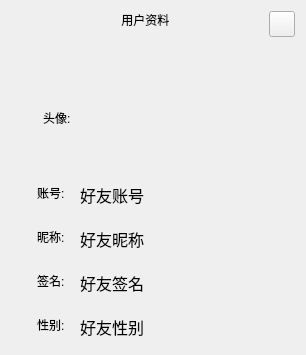
<?xml version="1.0" encoding="UTF-8"?>
<ui version="4.0">
 <class>FriendMessage</class>
 <widget class="QDialog" name="FriendMessage">
  <property name="geometry">
   <rect>
    <x>0</x>
    <y>0</y>
    <width>306</width>
    <height>355</height>
   </rect>
  </property>
  <property name="windowTitle">
   <string>Dialog</string>
  </property>
  <layout class="QGridLayout" name="gridLayout">
   <item row="0" column="0">
    <layout class="QHBoxLayout" name="horizontalLayout">
     <item alignment="Qt::AlignmentFlag::AlignTop">
      <widget class="QLabel" name="label">
       <property name="sizePolicy">
        <sizepolicy hsizetype="Expanding" vsizetype="Preferred">
         <horstretch>0</horstretch>
         <verstretch>0</verstretch>
        </sizepolicy>
       </property>
       <property name="styleSheet">
        <string notr="true">font: 700 11pt &quot;Microsoft YaHei UI&quot;;
border:none;</string>
       </property>
       <property name="text">
        <string>     用户资料</string>
       </property>
       <property name="alignment">
        <set>Qt::AlignmentFlag::AlignCenter</set>
       </property>
      </widget>
     </item>
     <item alignment="Qt::AlignmentFlag::AlignTop">
      <widget class="QPushButton" name="but_cancelwindow">
        <property name="sizePolicy">
         <sizepolicy hsizetype="Fixed" vsizetype="Fixed">
          <horstretch>0</horstretch>
          <verstretch>0</verstretch>
         </sizepolicy>
        </property>
        <property name="minimumSize">
         <size>
          <width>26</width>
          <height>26</height>
         </size>
        </property>
        <property name="maximumSize">
         <size>
          <width>26</width>
          <height>26</height>
         </size>
        </property>
        <property name="cursor">
         <cursorShape>PointingHandCursor</cursorShape>
        </property>
        <property name="mouseTracking">
         <bool>true</bool>
        </property>
        <property name="styleSheet">
         <string notr="true"/>
        </property>
        <property name="text">
         <string/>
        </property>
        <property name="iconSize">
         <size>
          <width>12</width>
          <height>12</height>
         </size>
        </property>
        <property name="autoDefault">
         <bool>false</bool>
        </property>
       </widget>
     </item>
    </layout>
   </item>
   <item row="1" column="0">
    <layout class="QHBoxLayout" name="horizontalLayout_2">
     <item>
      <widget class="QLabel" name="label_4">
       <property name="sizePolicy">
        <sizepolicy hsizetype="Fixed" vsizetype="Fixed">
         <horstretch>0</horstretch>
         <verstretch>0</verstretch>
        </sizepolicy>
       </property>
       <property name="minimumSize">
        <size>
         <width>80</width>
         <height>80</height>
        </size>
       </property>
       <property name="maximumSize">
        <size>
         <width>47</width>
         <height>100</height>
        </size>
       </property>
       <property name="styleSheet">
        <string notr="true">font: 12pt &quot;Microsoft YaHei UI&quot;;
border: none;;
color:black;
</string>
       </property>
       <property name="text">
        <string>头像:</string>
       </property>
      </widget>
     </item>
     <item>
      <widget class="QLabel" name="lab_avator">
       <property name="sizePolicy">
        <sizepolicy hsizetype="Fixed" vsizetype="Fixed">
         <horstretch>0</horstretch>
         <verstretch>0</verstretch>
        </sizepolicy>
       </property>
       <property name="minimumSize">
        <size>
         <width>100</width>
         <height>100</height>
        </size>
       </property>
       <property name="maximumSize">
        <size>
         <width>100</width>
         <height>100</height>
        </size>
       </property>
       <property name="cursor">
        <cursorShape>ArrowCursor</cursorShape>
       </property>
       <property name="contextMenuPolicy">
        <enum>Qt::ContextMenuPolicy::NoContextMenu</enum>
       </property>
       <property name="styleSheet">
        <string notr="true"/>
       </property>
       <property name="text">
        <string/>
       </property>
      </widget>
     </item>
    </layout>
   </item>
   <item row="2" column="0">
    <layout class="QHBoxLayout" name="horizontalLayout_6">
     <item>
      <spacer name="horizontalSpacer">
       <property name="orientation">
        <enum>Qt::Orientation::Horizontal</enum>
       </property>
       <property name="sizeHint" stdset="0">
        <size>
         <width>40</width>
         <height>20</height>
        </size>
       </property>
      </spacer>
     </item>
     <item>
      <widget class="QLabel" name="lab_2">
       <property name="sizePolicy">
        <sizepolicy hsizetype="Maximum" vsizetype="Maximum">
         <horstretch>0</horstretch>
         <verstretch>0</verstretch>
        </sizepolicy>
       </property>
       <property name="styleSheet">
        <string notr="true">font: 12pt &quot;Microsoft YaHei UI&quot;;
border:none;
color:black;
</string>
       </property>
       <property name="text">
        <string>账号:</string>
       </property>
      </widget>
     </item>
     <item>
      <widget class="AutoClearTextEdit" name="textEdit_account">
       <property name="sizePolicy">
        <sizepolicy hsizetype="Fixed" vsizetype="Fixed">
         <horstretch>0</horstretch>
         <verstretch>0</verstretch>
        </sizepolicy>
       </property>
       <property name="minimumSize">
        <size>
         <width>224</width>
         <height>38</height>
        </size>
       </property>
       <property name="maximumSize">
        <size>
         <width>224</width>
         <height>38</height>
        </size>
       </property>
       <property name="contextMenuPolicy">
        <enum>Qt::ContextMenuPolicy::NoContextMenu</enum>
       </property>
       <property name="styleSheet">
        <string notr="true">font: 12pt &quot;Microsoft YaHei UI&quot;;
background: rgba(255, 255, 255, 0); 
border: none;
border-radius: 8px;
padding:5px;</string>
       </property>
       <property name="verticalScrollBarPolicy">
        <enum>Qt::ScrollBarPolicy::ScrollBarAlwaysOff</enum>
       </property>
       <property name="horizontalScrollBarPolicy">
        <enum>Qt::ScrollBarPolicy::ScrollBarAlwaysOff</enum>
       </property>
       <property name="readOnly">
        <bool>true</bool>
       </property>
       <property name="html">
        <string>&lt;!DOCTYPE HTML PUBLIC &quot;-//W3C//DTD HTML 4.0//EN&quot; &quot;http://www.w3.org/TR/REC-html40/strict.dtd&quot;&gt;
&lt;html&gt;&lt;head&gt;&lt;meta name=&quot;qrichtext&quot; content=&quot;1&quot; /&gt;&lt;meta charset=&quot;utf-8&quot; /&gt;&lt;style type=&quot;text/css&quot;&gt;
p, li { white-space: pre-wrap; }
hr { height: 1px; border-width: 0; }
li.unchecked::marker { content: &quot;\2610&quot;; }
li.checked::marker { content: &quot;\2612&quot;; }
&lt;/style&gt;&lt;/head&gt;&lt;body style=&quot; font-family:'Microsoft YaHei UI'; font-size:12pt; font-weight:400; font-style:normal;&quot;&gt;
&lt;p style=&quot; margin-top:0px; margin-bottom:0px; margin-left:0px; margin-right:0px; -qt-block-indent:0; text-indent:0px;&quot;&gt;好友账号&lt;/p&gt;&lt;/body&gt;&lt;/html&gt;</string>
       </property>
      </widget>
     </item>
    </layout>
   </item>
   <item row="3" column="0">
    <layout class="QHBoxLayout" name="horizontalLayout_7">
     <item>
      <spacer name="horizontalSpacer_2">
       <property name="orientation">
        <enum>Qt::Orientation::Horizontal</enum>
       </property>
       <property name="sizeHint" stdset="0">
        <size>
         <width>40</width>
         <height>20</height>
        </size>
       </property>
      </spacer>
     </item>
     <item>
      <widget class="QLabel" name="lab">
       <property name="sizePolicy">
        <sizepolicy hsizetype="Maximum" vsizetype="Maximum">
         <horstretch>0</horstretch>
         <verstretch>0</verstretch>
        </sizepolicy>
       </property>
       <property name="styleSheet">
        <string notr="true">font: 12pt &quot;Microsoft YaHei UI&quot;;
border:none;
color:black;
</string>
       </property>
       <property name="text">
        <string>昵称:</string>
       </property>
      </widget>
     </item>
     <item>
      <widget class="AutoClearTextEdit" name="textEdit_nickname">
       <property name="sizePolicy">
        <sizepolicy hsizetype="Fixed" vsizetype="Fixed">
         <horstretch>0</horstretch>
         <verstretch>0</verstretch>
        </sizepolicy>
       </property>
       <property name="minimumSize">
        <size>
         <width>224</width>
         <height>38</height>
        </size>
       </property>
       <property name="maximumSize">
        <size>
         <width>224</width>
         <height>38</height>
        </size>
       </property>
       <property name="contextMenuPolicy">
        <enum>Qt::ContextMenuPolicy::NoContextMenu</enum>
       </property>
       <property name="styleSheet">
        <string notr="true">font: 12pt &quot;Microsoft YaHei UI&quot;;
background: rgba(255, 255, 255, 0); 
border: none;
border-radius: 8px;
padding:5px;
</string>
       </property>
       <property name="verticalScrollBarPolicy">
        <enum>Qt::ScrollBarPolicy::ScrollBarAlwaysOff</enum>
       </property>
       <property name="horizontalScrollBarPolicy">
        <enum>Qt::ScrollBarPolicy::ScrollBarAlwaysOff</enum>
       </property>
       <property name="readOnly">
        <bool>true</bool>
       </property>
       <property name="html">
        <string>&lt;!DOCTYPE HTML PUBLIC &quot;-//W3C//DTD HTML 4.0//EN&quot; &quot;http://www.w3.org/TR/REC-html40/strict.dtd&quot;&gt;
&lt;html&gt;&lt;head&gt;&lt;meta name=&quot;qrichtext&quot; content=&quot;1&quot; /&gt;&lt;meta charset=&quot;utf-8&quot; /&gt;&lt;style type=&quot;text/css&quot;&gt;
p, li { white-space: pre-wrap; }
hr { height: 1px; border-width: 0; }
li.unchecked::marker { content: &quot;\2610&quot;; }
li.checked::marker { content: &quot;\2612&quot;; }
&lt;/style&gt;&lt;/head&gt;&lt;body style=&quot; font-family:'Microsoft YaHei UI'; font-size:12pt; font-weight:400; font-style:normal;&quot;&gt;
&lt;p style=&quot; margin-top:0px; margin-bottom:0px; margin-left:0px; margin-right:0px; -qt-block-indent:0; text-indent:0px;&quot;&gt;好友昵称&lt;/p&gt;&lt;/body&gt;&lt;/html&gt;</string>
       </property>
      </widget>
     </item>
    </layout>
   </item>
   <item row="4" column="0">
    <layout class="QHBoxLayout" name="horizontalLayout_8">
     <item>
      <spacer name="horizontalSpacer_3">
       <property name="orientation">
        <enum>Qt::Orientation::Horizontal</enum>
       </property>
       <property name="sizeHint" stdset="0">
        <size>
         <width>40</width>
         <height>20</height>
        </size>
       </property>
      </spacer>
     </item>
     <item>
      <widget class="QLabel" name="lab_3">
       <property name="sizePolicy">
        <sizepolicy hsizetype="Maximum" vsizetype="Maximum">
         <horstretch>0</horstretch>
         <verstretch>0</verstretch>
        </sizepolicy>
       </property>
       <property name="styleSheet">
        <string notr="true">font: 12pt &quot;Microsoft YaHei UI&quot;;
border:none;
color:black;
</string>
       </property>
       <property name="text">
        <string>签名:</string>
       </property>
      </widget>
     </item>
     <item>
      <widget class="AutoClearTextEdit" name="textEdit_sig">
       <property name="sizePolicy">
        <sizepolicy hsizetype="Fixed" vsizetype="Fixed">
         <horstretch>0</horstretch>
         <verstretch>0</verstretch>
        </sizepolicy>
       </property>
       <property name="minimumSize">
        <size>
         <width>224</width>
         <height>38</height>
        </size>
       </property>
       <property name="maximumSize">
        <size>
         <width>224</width>
         <height>38</height>
        </size>
       </property>
       <property name="contextMenuPolicy">
        <enum>Qt::ContextMenuPolicy::NoContextMenu</enum>
       </property>
       <property name="styleSheet">
        <string notr="true">font: 12pt &quot;Microsoft YaHei UI&quot;;
background: rgba(255, 255, 255, 0); 
border: none;
border-radius: 8px;
padding:5px;
</string>
       </property>
       <property name="verticalScrollBarPolicy">
        <enum>Qt::ScrollBarPolicy::ScrollBarAlwaysOff</enum>
       </property>
       <property name="horizontalScrollBarPolicy">
        <enum>Qt::ScrollBarPolicy::ScrollBarAlwaysOff</enum>
       </property>
       <property name="readOnly">
        <bool>true</bool>
       </property>
       <property name="html">
        <string>&lt;!DOCTYPE HTML PUBLIC &quot;-//W3C//DTD HTML 4.0//EN&quot; &quot;http://www.w3.org/TR/REC-html40/strict.dtd&quot;&gt;
&lt;html&gt;&lt;head&gt;&lt;meta name=&quot;qrichtext&quot; content=&quot;1&quot; /&gt;&lt;meta charset=&quot;utf-8&quot; /&gt;&lt;style type=&quot;text/css&quot;&gt;
p, li { white-space: pre-wrap; }
hr { height: 1px; border-width: 0; }
li.unchecked::marker { content: &quot;\2610&quot;; }
li.checked::marker { content: &quot;\2612&quot;; }
&lt;/style&gt;&lt;/head&gt;&lt;body style=&quot; font-family:'Microsoft YaHei UI'; font-size:12pt; font-weight:400; font-style:normal;&quot;&gt;
&lt;p style=&quot; margin-top:0px; margin-bottom:0px; margin-left:0px; margin-right:0px; -qt-block-indent:0; text-indent:0px;&quot;&gt;好友签名&lt;/p&gt;&lt;/body&gt;&lt;/html&gt;</string>
       </property>
      </widget>
     </item>
    </layout>
   </item>
   <item row="5" column="0">
    <layout class="QHBoxLayout" name="horizontalLayout_9">
     <item>
      <spacer name="horizontalSpacer_4">
       <property name="orientation">
        <enum>Qt::Orientation::Horizontal</enum>
       </property>
       <property name="sizeHint" stdset="0">
        <size>
         <width>40</width>
         <height>20</height>
        </size>
       </property>
      </spacer>
     </item>
     <item>
      <widget class="QLabel" name="lab_4">
       <property name="sizePolicy">
        <sizepolicy hsizetype="Maximum" vsizetype="Maximum">
         <horstretch>0</horstretch>
         <verstretch>0</verstretch>
        </sizepolicy>
       </property>
       <property name="styleSheet">
        <string notr="true">font: 12pt &quot;Microsoft YaHei UI&quot;;
border:none;
color:black;
</string>
       </property>
       <property name="text">
        <string>性别:</string>
       </property>
      </widget>
     </item>
     <item>
      <widget class="AutoClearTextEdit" name="textEdit_gender">
       <property name="sizePolicy">
        <sizepolicy hsizetype="Fixed" vsizetype="Fixed">
         <horstretch>0</horstretch>
         <verstretch>0</verstretch>
        </sizepolicy>
       </property>
       <property name="minimumSize">
        <size>
         <width>224</width>
         <height>38</height>
        </size>
       </property>
       <property name="maximumSize">
        <size>
         <width>224</width>
         <height>38</height>
        </size>
       </property>
       <property name="contextMenuPolicy">
        <enum>Qt::ContextMenuPolicy::NoContextMenu</enum>
       </property>
       <property name="styleSheet">
        <string notr="true">font: 12pt &quot;Microsoft YaHei UI&quot;;
background: rgba(255, 255, 255, 0); 
border: none;
border-radius: 8px;
padding:5px;
</string>
       </property>
       <property name="verticalScrollBarPolicy">
        <enum>Qt::ScrollBarPolicy::ScrollBarAlwaysOff</enum>
       </property>
       <property name="horizontalScrollBarPolicy">
        <enum>Qt::ScrollBarPolicy::ScrollBarAlwaysOff</enum>
       </property>
       <property name="readOnly">
        <bool>true</bool>
       </property>
       <property name="html">
        <string>&lt;!DOCTYPE HTML PUBLIC &quot;-//W3C//DTD HTML 4.0//EN&quot; &quot;http://www.w3.org/TR/REC-html40/strict.dtd&quot;&gt;
&lt;html&gt;&lt;head&gt;&lt;meta name=&quot;qrichtext&quot; content=&quot;1&quot; /&gt;&lt;meta charset=&quot;utf-8&quot; /&gt;&lt;style type=&quot;text/css&quot;&gt;
p, li { white-space: pre-wrap; }
hr { height: 1px; border-width: 0; }
li.unchecked::marker { content: &quot;\2610&quot;; }
li.checked::marker { content: &quot;\2612&quot;; }
&lt;/style&gt;&lt;/head&gt;&lt;body style=&quot; font-family:'Microsoft YaHei UI'; font-size:12pt; font-weight:400; font-style:normal;&quot;&gt;
&lt;p style=&quot; margin-top:0px; margin-bottom:0px; margin-left:0px; margin-right:0px; -qt-block-indent:0; text-indent:0px;&quot;&gt;好友性别&lt;/p&gt;&lt;/body&gt;&lt;/html&gt;</string>
       </property>
      </widget>
     </item>
    </layout>
   </item>
  </layout>
 </widget>
 <customwidgets>
  <customwidget>
   <class>AutoClearTextEdit</class>
   <extends>QTextEdit</extends>
   <header location="global">AutoClearTextEdit.h</header>
  </customwidget>
 </customwidgets>
 <resources/>
 <connections/>
</ui>
